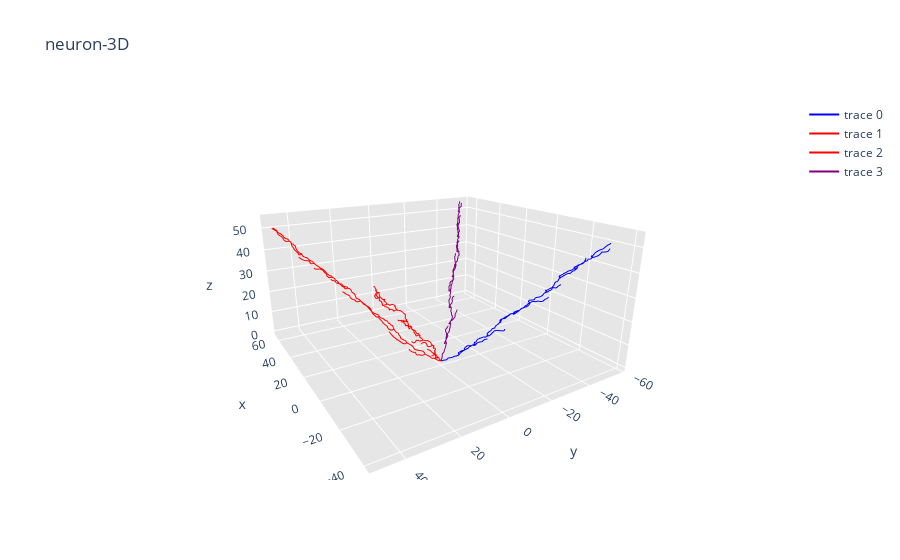

Notebook source saved alongside this figure:
### Code cell
# Visualize a morphology in three dimensions
fig, ax = plotly.draw(neuron, inline=True)

### Figure 1 — Plotly figure (JSON) as saved in the notebook; plotly's stock layout.template omitted (floating-point values rounded to 4 significant figures; data arrays with more than 128 entries replaced by an {"elided": "..."} marker saying what was removed)
{"data": [{"line": {"color": "blue", "width": 2}, "mode": "lines", "type": "scatter3d", "x": {"elided": "630 float values"}, "y": {"elided": "630 float values"}, "z": {"elided": "630 float values"}}, {"line": {"color": "red", "width": 2}, "mode": "lines", "type": "scatter3d", "x": {"elided": "630 float values"}, "y": {"elided": "630 float values"}, "z": {"elided": "630 float values"}}, {"line": {"color": "red", "width": 2}, "mode": "lines", "type": "scatter3d", "x": {"elided": "630 float values"}, "y": {"elided": "630 float values"}, "z": {"elided": "630 float values"}}, {"line": {"color": "purple", "width": 2}, "mode": "lines", "type": "scatter3d", "x": {"elided": "630 float values"}, "y": {"elided": "630 float values"}, "z": {"elided": "630 float values"}}, {"cauto": false, "showscale": false, "surfacecolor": ["black", "black", "black", "black", "black", "black", "black", "black", "black", "black", "black", "black", "black", "black", "black", "black", "black", "black", "black", "black", "black", "black", "black", "black", "black", "black", "black", "black", "black", "black", "black", "black", "black", "black", "black", "black", "black", "black", "black", "black", "black", "black", "black", "black", "black", "black", "black", "black", "black", "black", "black", "black", "black", "black", "black", "black", "black", "black", "black", "black", "black", "black", "black", "black", "black", "black", "black", "black", "black", "black", "black", "black", "black", "black", "black", "black", "black", "black", "black", "black", "black", "black", "black", "black", "black", "black", "black", "black", "black", "black", "black", "black", "black", "black", "black", "black", "black", "black", "black", "black"], "type": "surface", "x": {"elided": "100x100 float values"}, "y": {"elided": "100x100 float values"}, "z": {"elided": "100x100 float values"}}], "layout": {"autosize": true, "scene": {"aspectmode": "data", "camera": {"eye": {"x": -1.743, "y": 1.071, "z": 0.71}, "up": {"x": 0, "y": 0, "z": 1}}, "xaxis": {"backgroundcolor": "rgb(230, 230,230)", "gridcolor": "rgb(255, 255, 255)", "showbackground": true, "zerolinecolor": "rgb(255, 255, 255)"}, "yaxis": {"backgroundcolor": "rgb(230, 230,230)", "gridcolor": "rgb(255, 255, 255)", "showbackground": true, "zerolinecolor": "rgb(255, 255, 255)"}, "zaxis": {"backgroundcolor": "rgb(230, 230,230)", "gridcolor": "rgb(255, 255, 255)", "showbackground": true, "zerolinecolor": "rgb(255, 255, 255)"}}, "title": {"text": "neuron-3D"}, "yaxis": {"scaleanchor": "x"}}}
